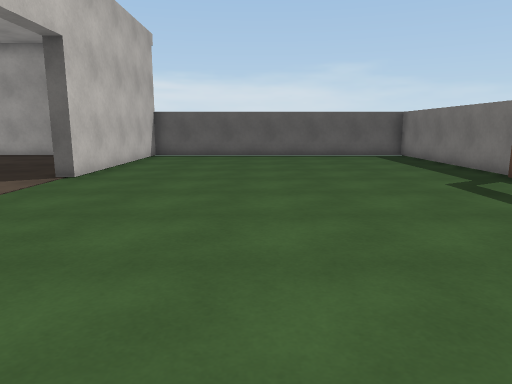
view 1 (above)

17 first-person views from a walk through a 3-D level made in the Unity game engine. The camera is 1.3 m above the floor, tilts 10° down and sees 70° across. The floor is counted in squares, 1 m on a side. Each view is taken from the middle of a square. On the plan, view 1 faces up. The plan holds only what a view shows up to about 15 squares ahead; the rest is blank. Door leaves are left out, so doorways stand open. Surface patterns are stand-ins for the level's own textures.

view 2
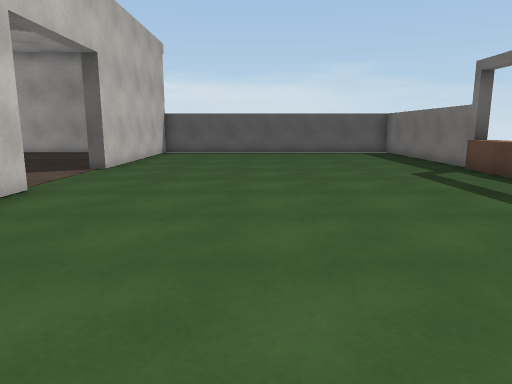

view 3
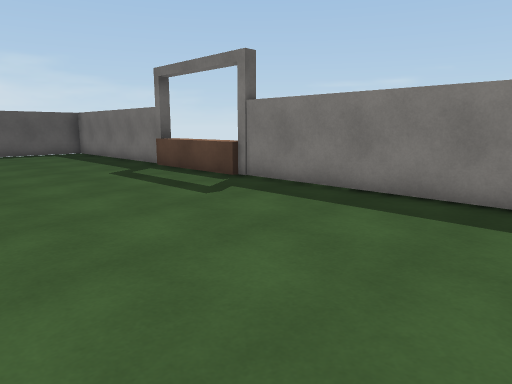

view 4
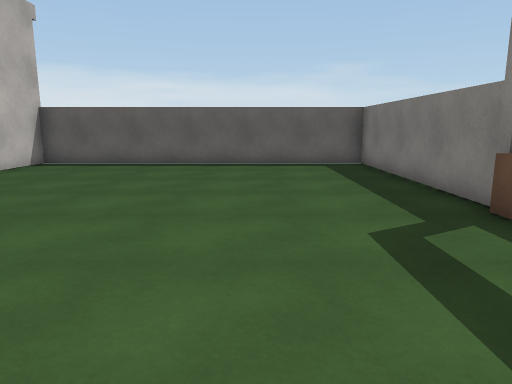

view 5
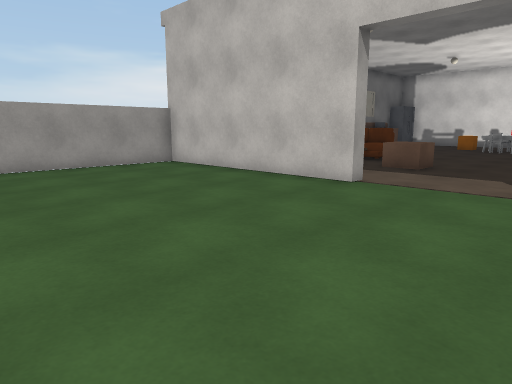

view 6
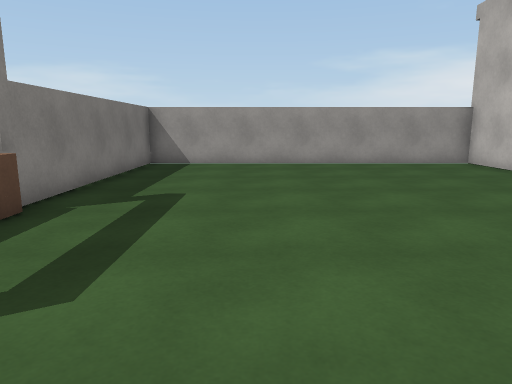

view 7
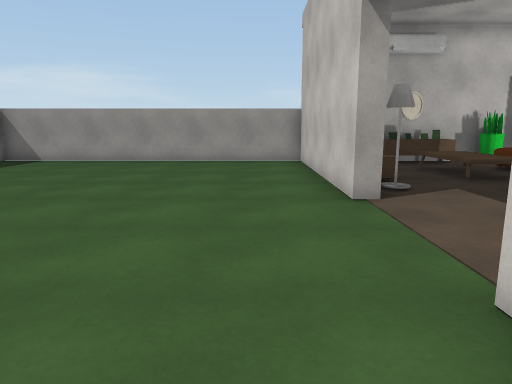

view 8
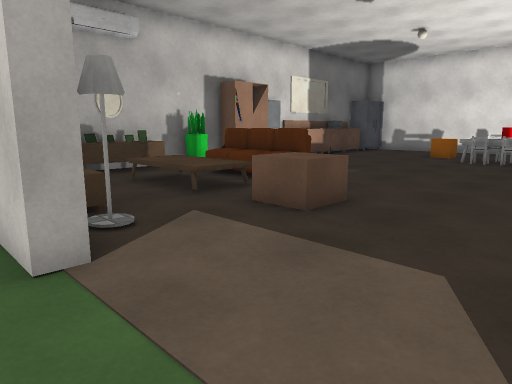

view 9
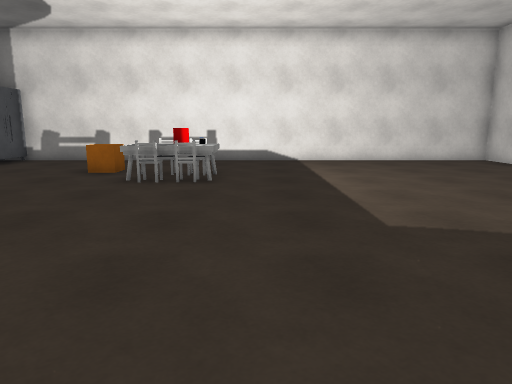

view 10
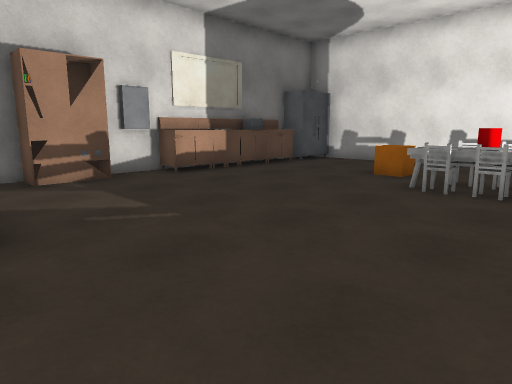

view 11
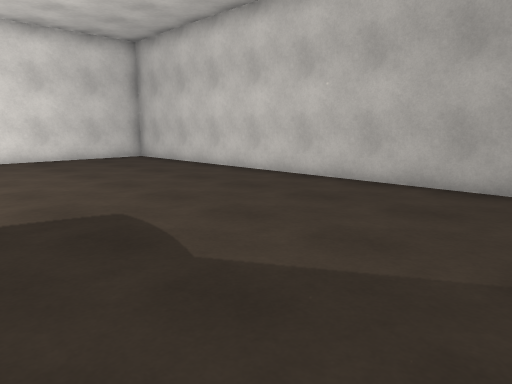

view 12
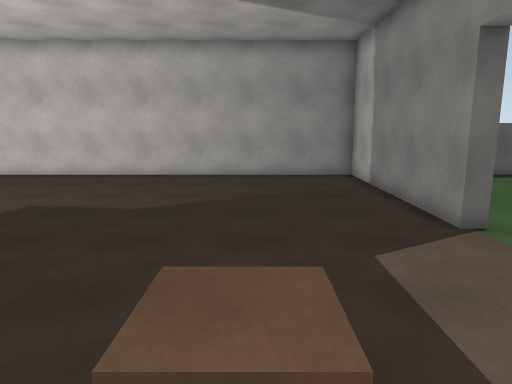

view 13
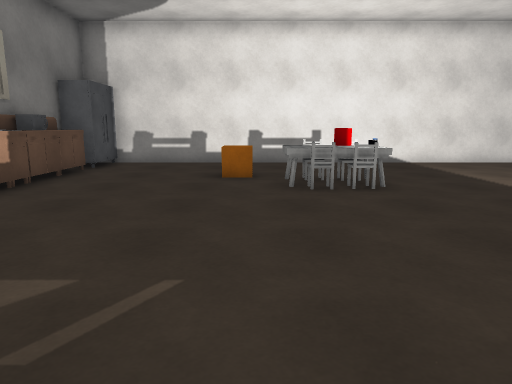

view 14
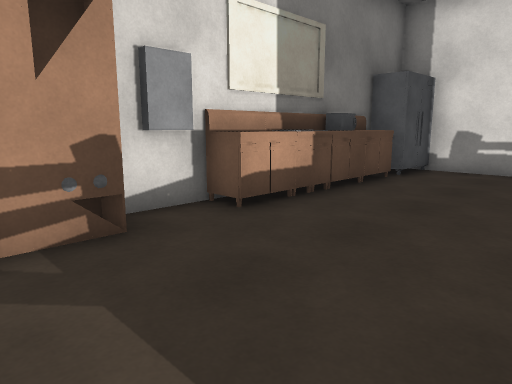

view 15
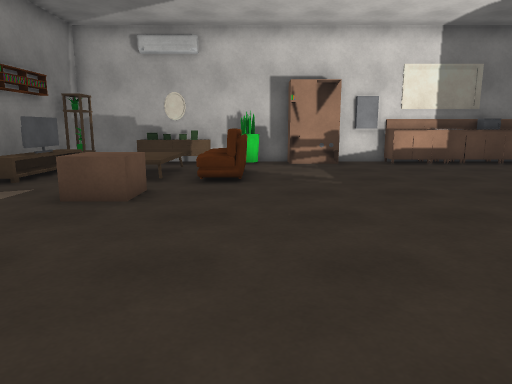

view 16
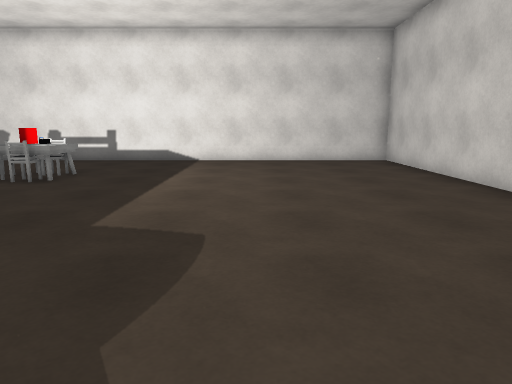

view 17
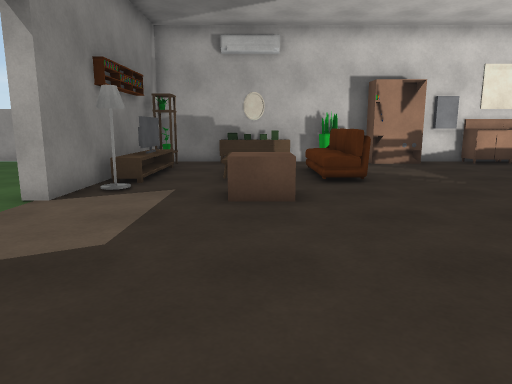

### Floor plan
Points are (right, up) in squares from view 1. A wall is a line through its corners. A room is listed if a view was taken in it or the views show most of it. See-through windows are left out.
Room 1 (views 1, 2, 3, 4, 5, 6, 7, 8)
walls: (-4.8, 5.5) (-4.8, -2.3) (6.9, -2.3) (6.9, 5.5); (7.2, 9.5) (6.9, 9.5) (6.9, 17.3) (-4.8, 17.3) (-4.8, 9.5)
ways out: open door at (-5, 7.5) to room 2
objects: other object (7, 6) to (7, 9)
Room 2 (views 9, 10, 11, 12, 13, 14, 15, 16, 17)
walls: (-16.5, -2) (-15.8, -2); (-16.5, -2.3) (-15.4, -2.3); (-11.5, -2.3) (-10.4, -2.3); (-5.3, 9.5) (-5.3, 17.3) (-24.7, 17.3) (-24.7, -1.2); (-7.6, -2.3) (-5.3, -2.3) (-5.3, 5.5); (-6.2, -1.4) (-6.2, -0.6) (-5.5, -0.6)
ways out: open door at (-5, 7.5) to room 1
objects: other object (-24, -2) to (-23, -1); other object (-22, -2); other object (-21, -2); other object (-21, 3) to (-21, 4); other object (-21, 5); other object (-21, 6); other object (-20, -2); other object (-20, 5); other object (-20, 6); other object (-20, 7); other object (-19, -2); other object (-19, -1); other object (-19, 5); other object (-19, 6); other object (-19, 7); other object (-18, -2) to (-17, -2); other object (-15, -2); other object (-14, -2) to (-13, -2); other object (-12, -2); other object (-11, 1) to (-11, 3); other object (-10, -2); other object (-9, -2); other object (-9, 5); other object (-8, -2); other object (-6, 0); other object (-6, 1) to (-6, 2); other object (-6, 3); other object (-6, 4)

Positions as (right, up) in squares from view 1, and headings:
1: (0, 0), facing up
2: (0, -2), facing up
3: (0, -2), facing up-right
4: (3, 4), facing up
5: (3, 10), facing down-left
6: (3, 11), facing down
7: (-3, 12), facing down
8: (-4, 9), facing down-left
9: (-10, 8), facing left
10: (-11, 8), facing down-left
11: (-9, 9), facing up-left
12: (-9, 3), facing up
13: (-11, 4), facing left
14: (-13, 3), facing down-left
15: (-12, 12), facing down
16: (-10, 12), facing left
17: (-9, 12), facing down
